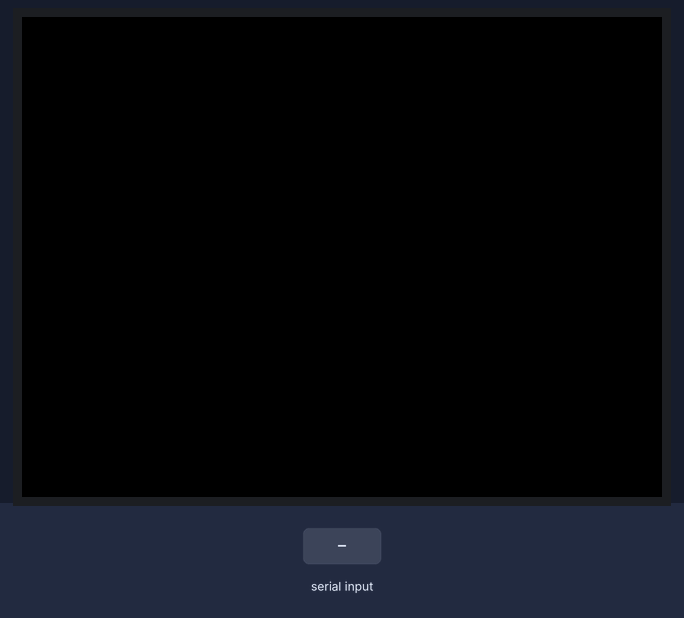
Recording of a sketch running on a simulated Arduino Uno, built with avr-gcc and run on an emulated ATmega328P. On the bench: 320×240 colour display. Inputs (shaded band) come from the test bench. What the sketch prints to the serial monitor is not drawn.

Above: at 1.2 s.
1.3 s: "90,45\n" received over Serial
At 2.7 s:
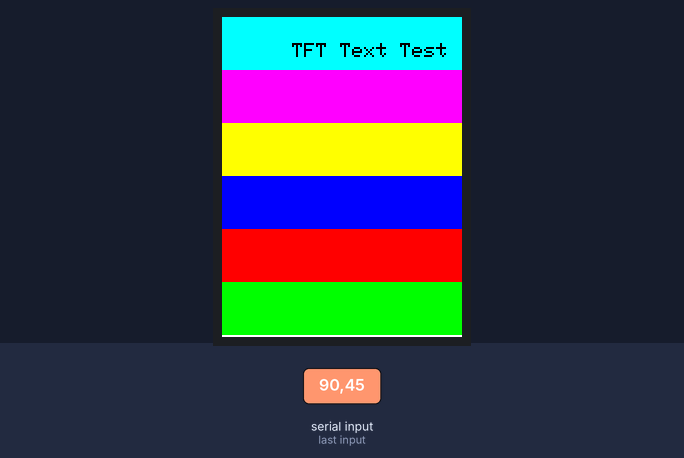
3.0 s: "rotation\n" received over Serial
At 3.4 s:
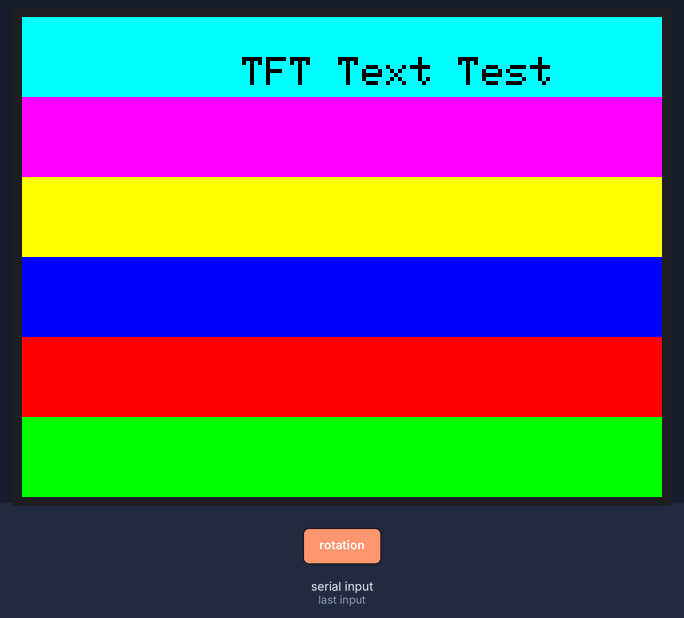
Timing chart, 0 to 6.0 s (numbered marks = the images above; inputs shaded):
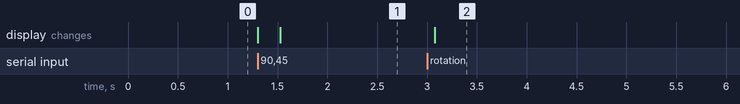

Measured:
- after the input at 1.3 s, the display: first changes at once (image 1 shows a later state)
- after the input at 3.0 s, the display: changes after 0.08 s (image 2)

The sketch:

ILI_idtester.ino
```cpp
//Rotation test for 3.2" TFT LCD ILI9327
#include <Adafruit_GFX.h>    // https://github.com/adafruit/Adafruit-GFX-Library
#include <Adafruit_TFTLCD.h> // https://github.com/adafruit/TFTLCD-Library

#define LCD_CS A3 // Chip Select
#define LCD_CD A2 // Command/Data
#define LCD_WR A1 // LCD Write
#define LCD_RD A0 // LCD Read
#define LCD_RESET A4

#define BLACK   0x0000
#define BLUE    0x001F
#define RED     0xF800
#define GREEN   0x07E0
#define CYAN    0x07FF
#define MAGENTA 0xF81F
#define YELLOW  0xFFE0
#define WHITE   0xFFFF

Adafruit_TFTLCD tft(LCD_CS, LCD_CD, LCD_WR, LCD_RD, LCD_RESET);

uint16_t commonIDs[] = {0x9327, 0x9341, 0x9486, 0x7783, 0x8357, 0x7575};
const int numIDs = sizeof(commonIDs) / sizeof(commonIDs[0]);
int currentRotation = 0; // Default rotation

void SetupScreen() {
  int w = tft.width();
  int h = tft.height();
  int barHeight = h / 6;

  tft.fillRect(0, 0, w, barHeight, RED);
  tft.fillRect(0, barHeight, w, barHeight, GREEN);
  tft.fillRect(0, barHeight * 2, w, barHeight, BLUE);
  tft.fillRect(0, barHeight * 3, w, barHeight, YELLOW);
  tft.fillRect(0, barHeight * 4, w, barHeight, CYAN);
  tft.fillRect(0, barHeight * 5, w, barHeight, MAGENTA);

  tft.setCursor(w / 2 - 50, barHeight / 2); // Center the text
  tft.setTextColor(WHITE);
  tft.setTextSize(2);
  tft.println("TFT Text Test");
}

void setup() {
  Serial.begin(115200);
  Serial.println("TFT Controller Selector with Rotation");

  Serial.print("Display width: ");
  Serial.println(tft.width());
  Serial.print("Display height: ");
  Serial.println(tft.height());

  Serial.println("Available IDs:");
  for (int i = 0; i < numIDs; i++) {
    Serial.print("  0x");
    Serial.println(commonIDs[i], HEX);
  }
  Serial.println("Type an ID (e.g., 9327), 'rotation' to change rotation, or 'reset' to reset the Arduino.");
  Serial.println();
}

void loop() {
  if (Serial.available() > 0) {
    String input = Serial.readStringUntil('\n');
    input.trim(); // Remove any whitespace or newline characters

    if (input.equalsIgnoreCase("reset")) {
      Serial.println("Resetting Arduino...");
      delay(100);
      asm volatile ("jmp 0"); // Reset the Arduino
    } else if (input.equalsIgnoreCase("rotation")) {
      currentRotation = (currentRotation + 1) % 4; // Cycle through 0, 1, 2, 3
      tft.setRotation(currentRotation);
      Serial.print("Rotation set to: ");
      Serial.println(currentRotation);

	tft.invertDisplay(true); // Invert colors for better visibility

      SetupScreen(); // Redraw the bars with the new rotation
    } else {
      uint16_t id = (uint16_t)strtol(input.c_str(), NULL, 16); // Convert input to hex
      Serial.print("Trying ID: 0x");
      Serial.println(id, HEX);

      tft.reset();
      tft.begin(id);

	tft.invertDisplay(true); // Invert colors for better visibility


      Serial.println("Drawing colored bars...");
      SetupScreen();
      Serial.println("Done. Type another ID, 'rotation', or 'reset' to reset.");
    }
  }
}
```
